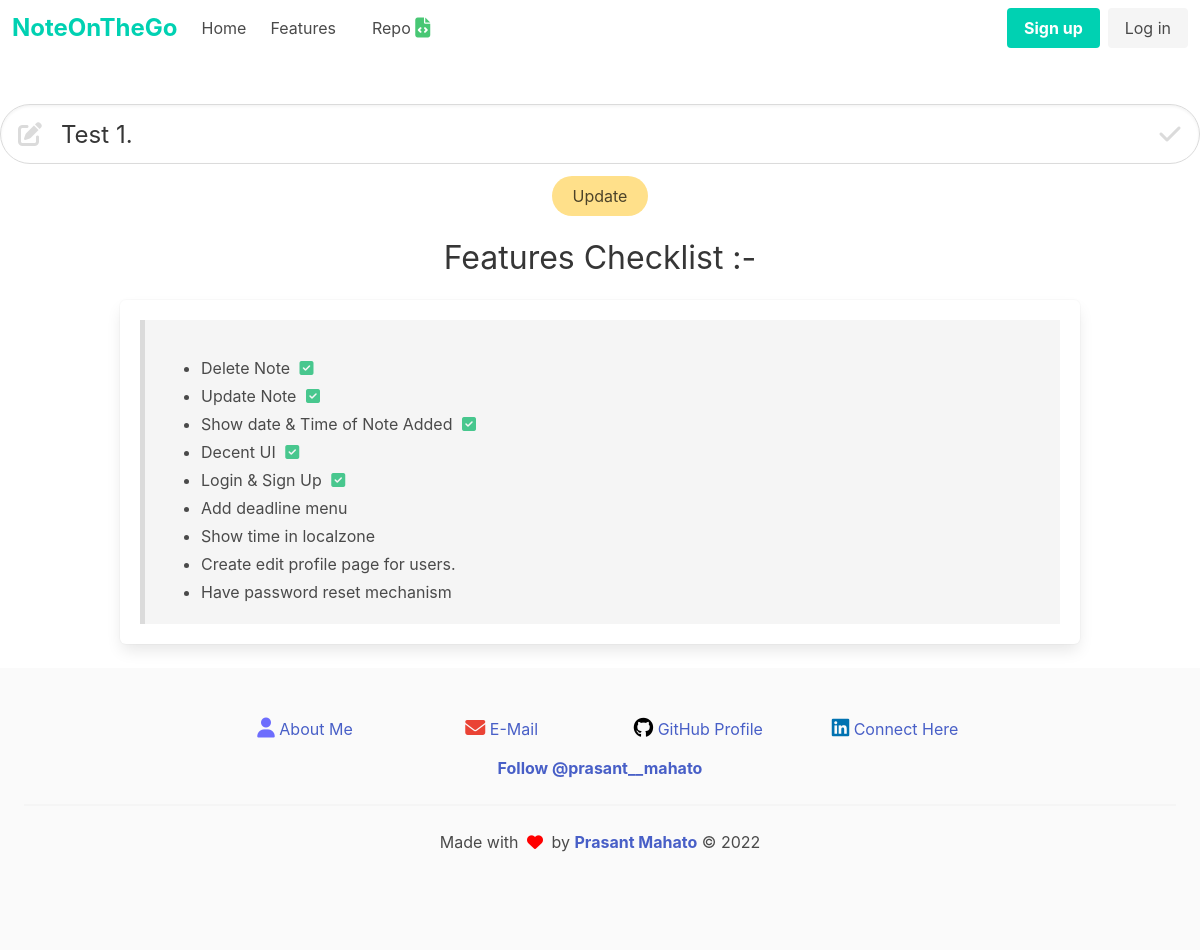
The page /update/1 on the database as committed earlier.
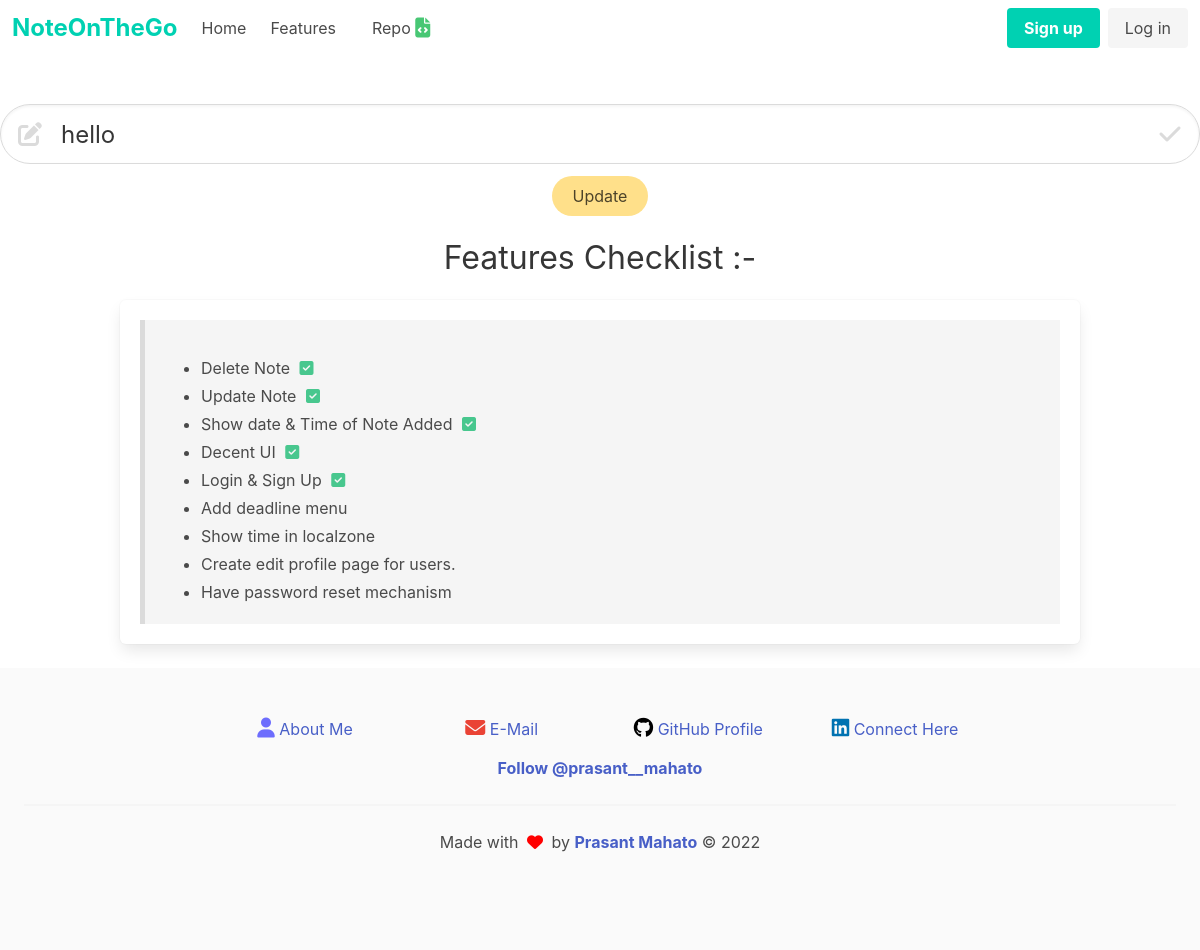
The same page on the database as committed later.
### app/model.py (models this page shows, shortened)
class Todo(db.Model):
   id = db.Column(db.Integer, primary_key = True)
   content = db.Column(db.String(200),nullable=False)
   date_created = db.Column(db.DateTime, default=datetime.utcnow)
   user_id = db.Column(db.Integer, db.ForeignKey('user.id'))

### app/routes.py (the view)
@app.route('/update/<int:id>', methods=['GET', 'POST'])
def update(id):
    task = Todo.query.get_or_404(id)
    if request.method == 'POST':
        task.content = request.form['content']
        try:
            db.session.commit()
            return redirect('/')
        except:
            return "There was an issue in update"
    else:
        return render_template("update.html", task=task, title="Update")

### app/templates/update.html (shortened to what this page needs)
{% extends 'base.html' %}
{% block content %}
<div class="container is-fullhd has-text-centered">
    <br>
        <form style="text-align: center;" action="/update/{{task.id}}" method="POST">
            <div class="field">
                <p class="control has-icons-left has-icons-right">
                    <input class="input is-large is-rounded" type="text" name="content" id="content"
                    placeholder="Note" minlength="3" value="{{ task.content }}">
                    <span class="icon is-small is-left">
                    </span>
                  <span class="icon is-small is-right">
                  </span>
                </p>
              </div>
            <div class="control">
                <button class="button is-warning is-rounded">Update</button>
            </div>
        </form>
</div>
{% endblock %}

Rows that differ between the two databases and show on the page:
changed Todo: content "Test 1." → "hello"
